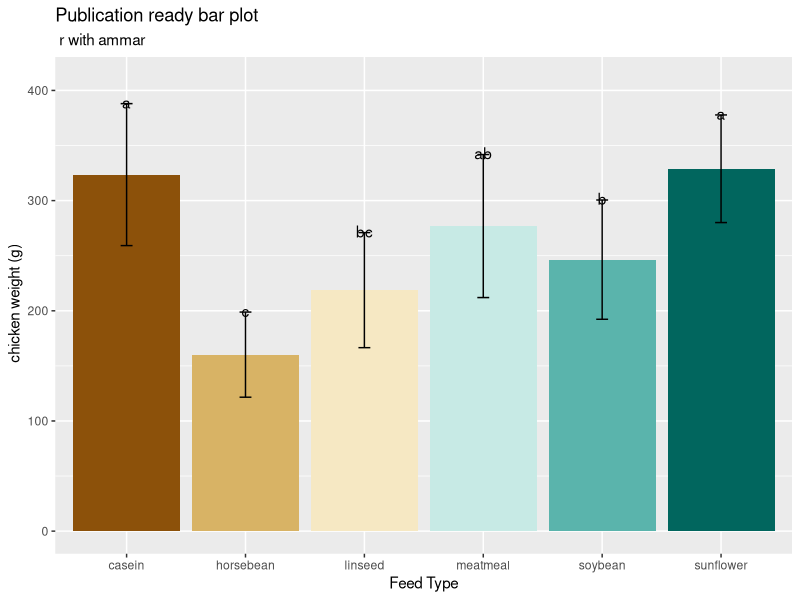
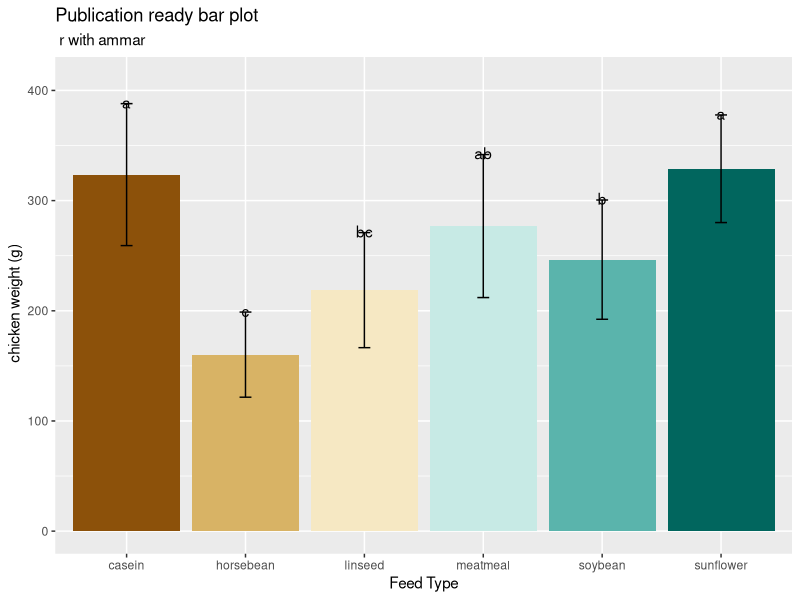
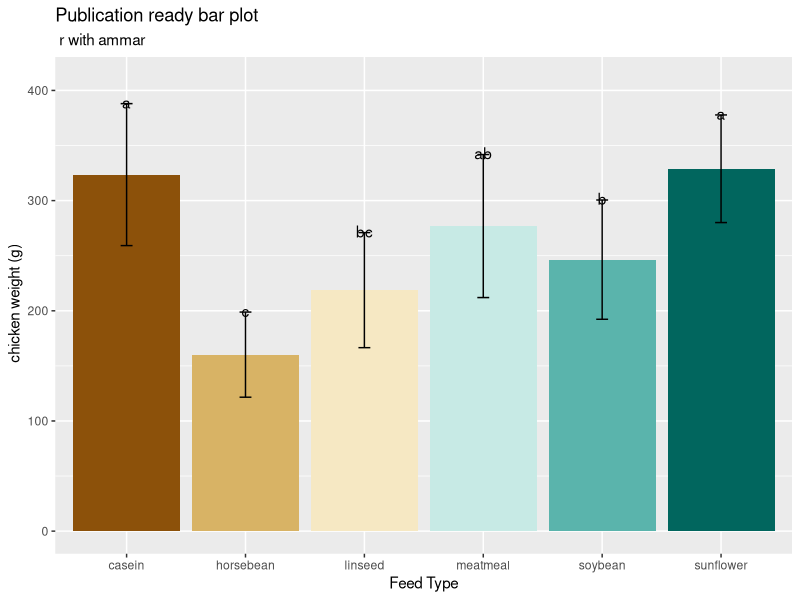

Write R code to recreate these figures, in order.
# Publicatin Ready bar Plots 

library(ggplot2)
library(ggthemes)
#install.packages("multcompView")
library(multcompView)
library(dplyr)


# Load the data set 

data("chickwts")
View(chickwts)


# specifications of the data base 
tibble(chickwts)
dev.off()


# check various parameters like mean mode sd ...etc

mean_data <- group_by(chickwts,feed) %>% #feed is our treatment in this  example
  summarise(weight_mean=mean(weight),sd=sd(weight)) %>%  # to calculate mean and sd 
  arrange(desc(weight_mean))   # to arrange in decending order
tibble(mean_data)



# performing annova


anova <- aov(weight~feed,data=chickwts)
summary(anova)


#### performing tuckey test 
tukey <- TukeyHSD(anova)
tukey

#################

# applying multcompview function
# drawing multiple comperession letters using mult compview package ``
group_letters <- multcompLetters4(anova,tukey)
group_letters

# making a data frame of group letters 

group_letters <- as.data.frame.list(group_letters$feed)

# Adding to the mean data

mean_data$group_letters <- group_letters$Letters
tibble(mean_data)


# Drawing the publication ready bar plots 

p <- ggplot(mean_data, aes(x = feed,y=weight_mean))+
  geom_bar(stat="identity",aes(fill = feed),show.legend = FALSE)+
  geom_errorbar(aes(ymin=weight_mean-sd,ymax=weight_mean+sd,xmin=weight_mean+sd,xmax=weight_mean-sd),width=0.1)+
  geom_text(aes(label= group_letters, y = weight_mean+sd),vjust=0.4)+
  scale_fill_brewer(palette="BrBG",direction=1)+
  labs(x="Feed Type",
       y=" chicken weight (g)",
       title="Publication ready bar plot",
       subtitle=" r with ammar ",
       fill="feed type")+ylim(0,410)
  
  ggthemes::theme_par();p

  
ggsave("publication ready plot.pdf")
 

# saving upto 4k barplots in R

tiff("Barplot.tiff",units="in",width=10,height=6,res=100,compression = "lzw")
p
dev.off()
  
  
  
  
  
  
 

    
    
   
